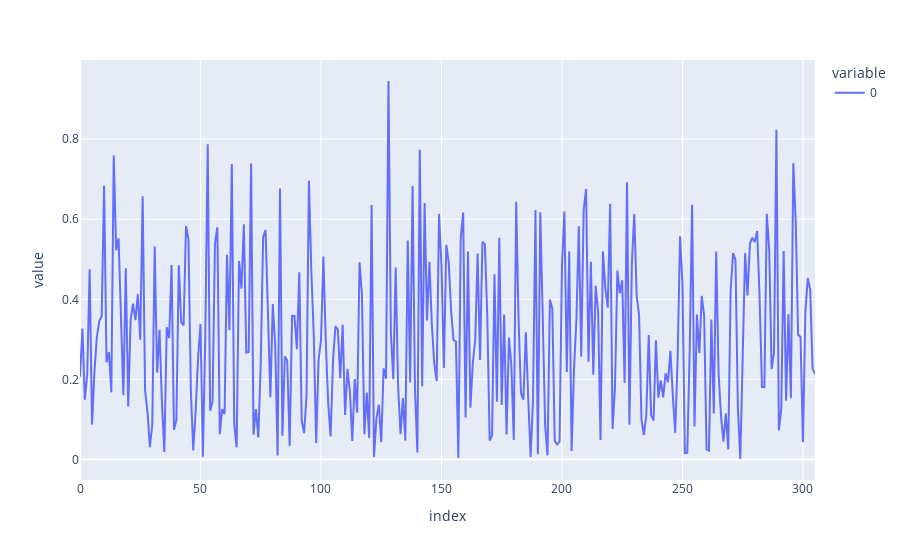

Notebook source saved alongside this figure:
### Code cell
px.line(val_losses)

### Figure 1 — Plotly figure (JSON) as saved in the notebook; plotly's stock layout.template omitted (floating-point values rounded to 4 significant figures; data arrays with more than 128 entries replaced by an {"elided": "..."} marker saying what was removed)
{"data": [{"hovertemplate": "variable=0<br>index=%{x}<br>value=%{y}<extra></extra>", "legendgroup": "0", "line": {"color": "#636efa", "dash": "solid"}, "marker": {"symbol": "circle"}, "mode": "lines", "name": "0", "orientation": "v", "showlegend": true, "type": "scatter", "x": {"elided": "306 int values"}, "xaxis": "x", "y": {"elided": "306 float values"}, "yaxis": "y"}], "layout": {"legend": {"title": {"text": "variable"}, "tracegroupgap": 0}, "margin": {"t": 60}, "xaxis": {"anchor": "y", "domain": [0, 1], "title": {"text": "index"}}, "yaxis": {"anchor": "x", "domain": [0, 1], "title": {"text": "value"}}}}
